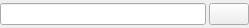
<?xml version="1.0" encoding="UTF-8"?>
<ui version="4.0">
 <class>AssetResourceUI</class>
 <widget class="QWidget" name="AssetResourceUI">
  <property name="geometry">
   <rect>
    <x>0</x>
    <y>0</y>
    <width>249</width>
    <height>28</height>
   </rect>
  </property>
  <property name="sizePolicy">
   <sizepolicy hsizetype="Expanding" vsizetype="Fixed">
    <horstretch>0</horstretch>
    <verstretch>0</verstretch>
   </sizepolicy>
  </property>
  <property name="windowTitle">
   <string>Form</string>
  </property>
  <layout class="QGridLayout" name="gridLayout">
   <property name="leftMargin">
    <number>0</number>
   </property>
   <property name="topMargin">
    <number>0</number>
   </property>
   <property name="rightMargin">
    <number>0</number>
   </property>
   <property name="bottomMargin">
    <number>0</number>
   </property>
   <property name="spacing">
    <number>3</number>
   </property>
   <item row="0" column="0">
    <widget class="AssetResourceLineEdit" name="lineEdit">
     <property name="readOnly">
      <bool>true</bool>
     </property>
    </widget>
   </item>
   <item row="0" column="1">
    <widget class="QPushButton" name="pushButton">
     <property name="sizePolicy">
      <sizepolicy hsizetype="Fixed" vsizetype="Fixed">
       <horstretch>0</horstretch>
       <verstretch>0</verstretch>
      </sizepolicy>
     </property>
     <property name="text">
      <string/>
     </property>
     <property name="icon">
      <iconset resource="../resources.qrc">
       <normaloff>:/icons/resources/apply16.png</normaloff>:/icons/resources/apply16.png</iconset>
     </property>
     <property name="iconSize">
      <size>
       <width>16</width>
       <height>16</height>
      </size>
     </property>
     <property name="shortcut">
      <string/>
     </property>
    </widget>
   </item>
  </layout>
 </widget>
 <customwidgets>
  <customwidget>
   <class>AssetResourceLineEdit</class>
   <extends>QLineEdit</extends>
   <header location="global">editor/components/assetresourcelineedit.hh</header>
  </customwidget>
 </customwidgets>
 <resources>
  <include location="../resources.qrc"/>
 </resources>
 <connections/>
</ui>
